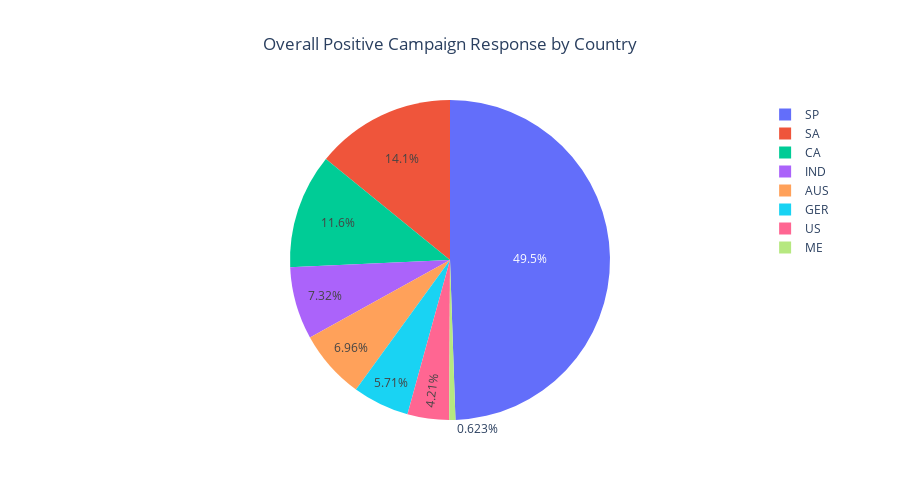

Notebook code cell kept with this figure:
### Code cell
chart2 = px.pie(data, values='Total_Campaign', names='Country',
               title='Overall Positive Campaign Response by Country',
                height = 500)
chart2.update(layout=dict(title=dict(x=0.5)))

### Figure 1 — Plotly figure (JSON) as saved in the notebook; plotly's stock layout.template omitted (floating-point values rounded to 4 significant figures; data arrays with more than 128 entries replaced by an {"elided": "..."} marker saying what was removed)
{"data": [{"domain": {"x": [0, 1], "y": [0, 1]}, "hovertemplate": "Country=%{label}<br>Total_Campaign=%{value}<extra></extra>", "labels": {"elided": "2552 str values"}, "legendgroup": "", "name": "", "showlegend": true, "type": "pie", "values": {"elided": "2552 int values"}}], "layout": {"height": 500, "legend": {"tracegroupgap": 0}, "title": {"text": "Overall Positive Campaign Response by Country", "x": 0.5}}}
